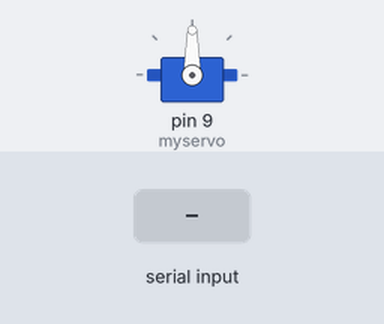
A sketch run on a simulated Arduino Uno, built with avr-gcc and run on an emulated ATmega328P. On the bench: servo. The test bench sets the inputs (shaded band).

Above: at 1.2 s.
1.3 s: byte 30 received over Serial
At 2.0 s:
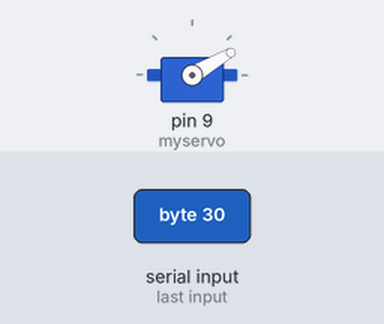
2.8 s: byte 120 received over Serial
At 3.2 s:
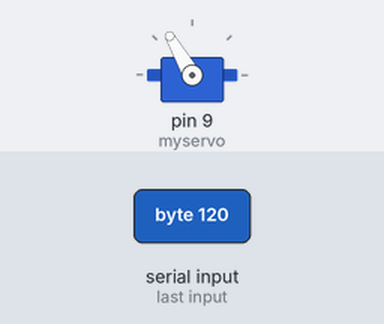
Timing chart, 0 to 5.8 s (numbered marks = the images above; inputs shaded):
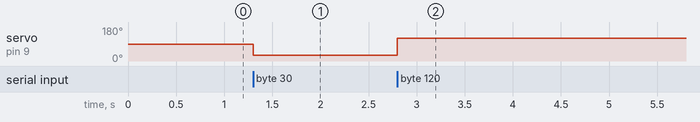

Measured:
- after the input at 1.3 s, servo on pin 9 (myservo): 90° → 30° at once
- after the input at 2.8 s, servo on pin 9 (myservo): 30° → 120° at once

The sketch:

motor.ino
```cpp
#include <Servo.h>

Servo myservo;

int position = 0;
void setup(){
	myservo.attach(9);
	Serial.begin(9600);
}

void loop(){
	if(Serial.available() > 0){
		position = Serial.read(); //read angle from serial port
		myservo.write(position);
		delay(15);
	}
}
```
